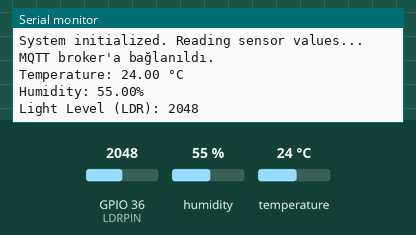
A program run on a simulated ESP32. On the bench: the last lines printed to the serial monitor. Inputs (shaded band) come from the test bench; at power-on: humidity 55 %, GPIO 36 (LDRPIN) = 2048, temperature 24 °C. WiFi joins after 1.5 s; servers stay silent unless stated; no MQTT or app messages arrive unless stated.

Above: at 6.7 s.
6.8 s: humidity set to 22 %
At 9.0 s:
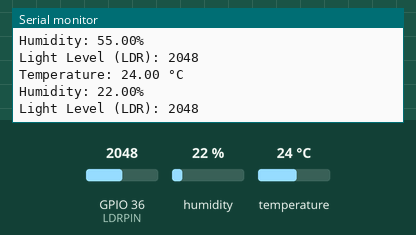
9.4 s: GPIO 36 (LDRPIN) set to 2866
At 10.8 s:
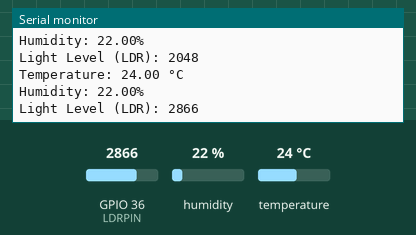
12.0 s: temperature set to 12 °C
At 14.3 s:
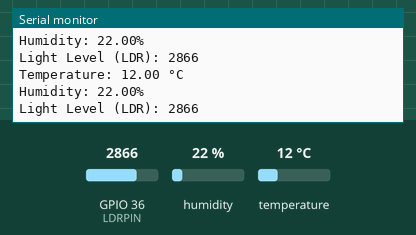
14.6 s: GPIO 36 (LDRPIN) set to 3603
At 16.1 s:
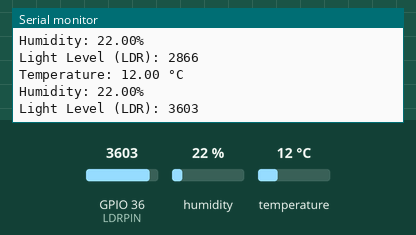
17.2 s: humidity set to 40 %
At 19.0 s:
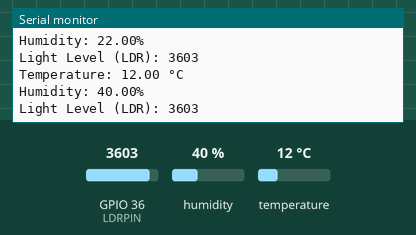
Timing chart, 0 to 20.5 s (numbered marks = the images above; inputs shaded):
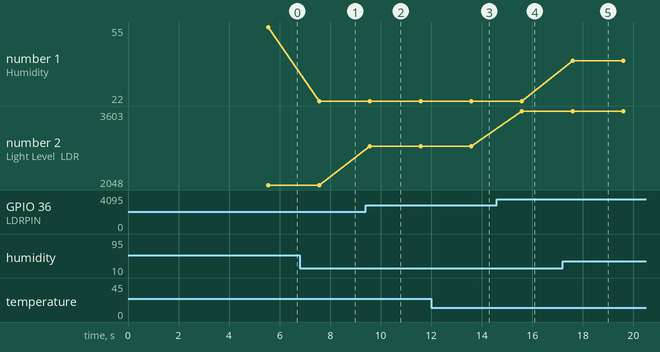

Measured:
- after the input at 6.8 s, the serial monitor: prints a new line after 0.77 s (image 1)
- after the input at 9.4 s, the serial monitor: prints a new line after 0.17 s (image 2)
- after the input at 12.0 s, the serial monitor: prints a new line after 1.6 s (image 3)
- after the input at 14.6 s, the serial monitor: prints a new line after 0.99 s (image 4)
- after the input at 17.2 s, the serial monitor: prints a new line after 0.40 s (image 5)
- plotted number 1: 55 → 22 after the input at 6.8 s, 22 → 40 after the input at 17.2 s
- plotted number 2: 2048 → 2866 after the input at 9.4 s, 2866 → 3603 after the input at 14.6 s

The program:

main.cpp
```cpp
#include <Arduino.h>
#include <WiFi.h>
#include <PubSubClient.h>
#include <DHT.h>

#define DHTPIN 4
#define DHTTYPE DHT22
#define LDRPIN 36

DHT dht(DHTPIN, DHTTYPE);
WiFiClient espClient;
PubSubClient client(espClient);

const char* ssid = "Wokwi-GUEST";
const char* password = "";
const char* mqtt_server = "broker.hivemq.com";

void setup() {
  Serial.begin(115200);
  delay(2000);
  dht.begin();
  Serial.print("Connecting to WiFi");
  WiFi.begin("Wokwi-GUEST", "", 6);
  while (WiFi.status() != WL_CONNECTED) {
    delay(500);
    Serial.print(".");
  }
  Serial.println("WiFi bağlandı");

  delay(2000);
  client.setServer(mqtt_server, 1883);
  Serial.println("System initialized. Reading sensor values...");
}

void loop() {
  if (!client.connected()) {
    while (!client.connect("esp32-client")) {
      Serial.print(".");
      delay(1000);
    }
    Serial.println("MQTT broker'a bağlanıldı.");
  }
  client.loop();


  float temperature = dht.readTemperature();
  float humidity = dht.readHumidity();
  int lightLevel = analogRead(LDRPIN);

  String payload = "Sıcaklık: " + String(temperature) + "°C, Nem: " + String(humidity) + "%" + "Light: " + String(lightLevel);
  client.publish("wokwi/test", payload.c_str());

  if (isnan(temperature) || isnan(humidity)) {
    Serial.println("Failed to read from DHT22 sensor!");
  } else {
    Serial.print("Temperature: ");
    Serial.print(temperature);
    Serial.println(" °C");

    Serial.print("Humidity: ");
    Serial.print(humidity);
    Serial.println("%");
  }

  Serial.print("Light Level (LDR): ");
  Serial.println(lightLevel);
  Serial.print("\n");

  delay(2000);


}
```
